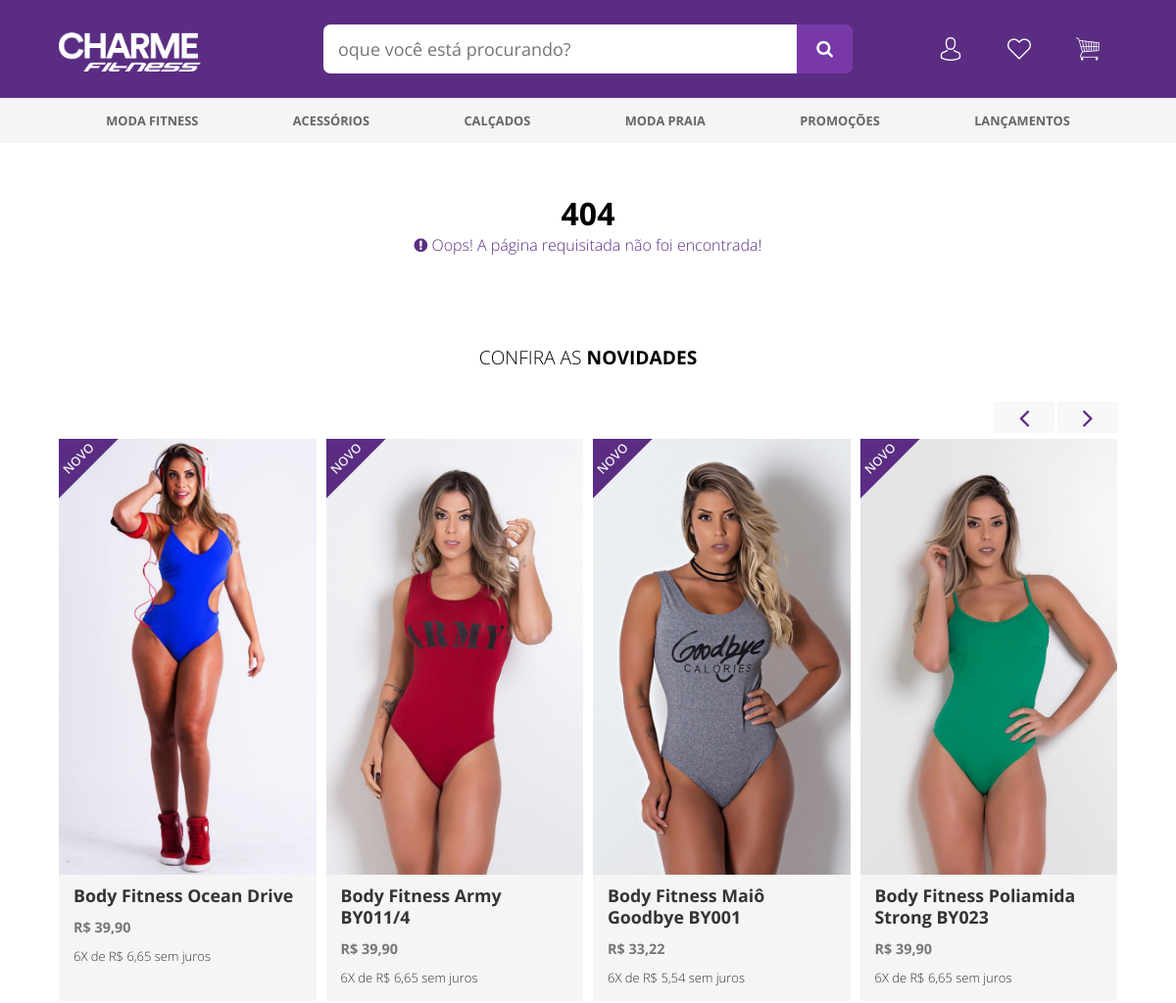
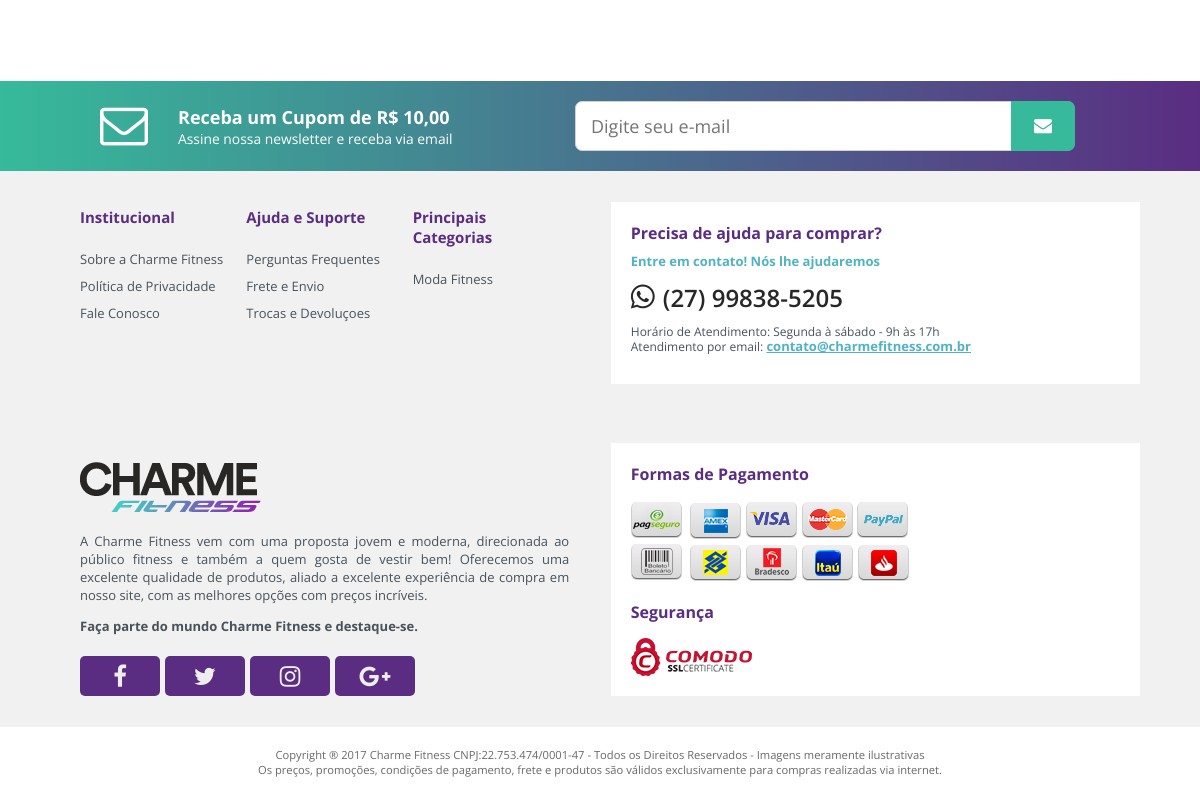
The app's page /_ead/BASE/campus/login/register with its own data (2 pictures, top to bottom).
### tables this page shows
CREATE TABLE `ws_products_categories` (
  `cat_id` int(11) unsigned NOT NULL AUTO_INCREMENT,
  `cat_parent` int(11) unsigned DEFAULT NULL,
  `cat_tree` varchar(255) DEFAULT NULL,
  `cat_title` varchar(255) DEFAULT NULL,
  `cat_name` varchar(255) DEFAULT NULL,
  `cat_sizes` varchar(255) DEFAULT NULL,
  `cat_created` timestamp NULL DEFAULT NULL,
  PRIMARY KEY (`cat_id`)
);

CREATE TABLE `ws_products` (
  `pdt_id` int(11) unsigned NOT NULL AUTO_INCREMENT,
  `pdt_code` varchar(255) NOT NULL DEFAULT '',
  `pdt_parent` int(11) unsigned DEFAULT NULL,
  `pdt_title` varchar(255) DEFAULT NULL,
  `pdt_subtitle` varchar(255) DEFAULT NULL,
  `pdt_name` varchar(255) DEFAULT NULL,
  `pdt_hotlink` varchar(255) DEFAULT NULL,
  `pdt_cover` varchar(255) DEFAULT NULL,
  `pdt_content` text,
  `pdt_warranty` text,
  `pdt_price` decimal(11,2) DEFAULT NULL,
  `pdt_step` decimal(11,2) DEFAULT NULL,
  `pdt_unity` varchar(255) DEFAULT NULL,
  `pdt_inventory` decimal(10,0) NOT NULL DEFAULT '0',
  `pdt_delivered` decimal(10,0) NOT NULL DEFAULT '0',
  `pdt_brand` int(11) unsigned DEFAULT NULL,
  `pdt_category` varchar(255) DEFAULT NULL,
  `pdt_subcategory` varchar(255) DEFAULT NULL,
  `pdt_offer_price` decimal(11,2) DEFAULT NULL,
  `pdt_offer_start` timestamp NULL DEFAULT NULL,
  `pdt_offer_end` timestamp NULL DEFAULT NULL,
  `pdt_dimension_heigth` decimal(11,0) NOT NULL DEFAULT '0',
  `pdt_dimension_width` decimal(11,0) NOT NULL DEFAULT '0',
  `pdt_dimension_depth` decimal(11,0) NOT NULL DEFAULT '0',
  `pdt_dimension_weight` decimal(11,0) NOT NULL DEFAULT '0',
  `pdt_type` varchar(255) DEFAULT NULL,
  `pdt_measurement` varchar(255) DEFAULT NULL,
  `pdt_genre` char(1) DEFAULT NULL,
  `pdt_created` timestamp NULL DEFAULT NULL,
  `pdt_views` decimal(10,0) DEFAULT '0',
  `pdt_lastview` timestamp NULL DEFAULT NULL,
  `pdt_status` int(11) NOT NULL DEFAULT '0',
  PRIMARY KEY (`pdt_id`),
  KEY `wc_products_brands` (`pdt_brand`),
  KEY `wc_products_categories` (`pdt_category`),
  KEY `wc_products_subcategory` (`pdt_subcategory`),
  KEY `wc_product_parent` (`pdt_parent`),
  CONSTRAINT `wc_product_parent` FOREIGN KEY (`pdt_parent`) REFERENCES `ws_products` (`pdt_id`) ON DELETE SET NULL ON UPDATE NO ACTION,
  CONSTRAINT `wc_products_brands` FOREIGN KEY (`pdt_brand`) REFERENCES `ws_products_brands` (`brand_id`) ON DELETE SET NULL ON UPDATE NO ACTION
);

### themes/charme_fitness/inc/product.php (the view, shortened to what the rows shown need)
<article class="products_item">
    <div class="products_item_image">
        <a href="<?= BASE; ?>/produto/<?= $pdt_name; ?>" title="<?= $pdt_title; ?>">
            <img src="<?= BASE; ?>/uploads/<?= $pdt_cover; ?>" alt="<?= $pdt_title; ?>" title="<?= $pdt_title; ?>"/>
        </a>
        <?php if (isset($launch)): ?>
            <div class="new_product">
                <p><a href="<?= BASE; ?>/produto/<?= $pdt_name; ?>" title="<?= $pdt_title; ?>">Novo</a></p>
            </div>
        <?php endif; ?>
    </div>
    <div class="auto_height">
        <div class="products_item_title">
            <h1>
                <a href="<?= BASE; ?>/produto/<?= $pdt_name; ?>" title="<?= $pdt_title; ?>"><?= $pdt_title; ?></a>
            </h1>
        </div>
        <div class="products_item_price">
            <?php if ($discount): ?>
                <p>
                    <a href="<?= BASE; ?>/produto/<?= $pdt_name; ?>" title="<?= $pdt_title; ?>">
                        <span class="old_price">R$ <?= number_format($pdt_price, 2, ',', '.'); ?></span>
                        R$ <?= number_format($PdtPrice, 2, ',', '.'); ?> <span class="installment"><?= $NumSplit; ?>X de R$ <?= $SplitPrice; ?> <?= (ECOMMERCE_PAY_SPLIT && ECOMMERCE_PAY_SPLIT_ACN > 1 ? 'sem juros' : ''); ?></span>
                    </a>
                </p>
            <?php else: ?>
                <p>
                    <a href="<?= BASE; ?>/produto/<?= $pdt_name; ?>" title="<?= $pdt_title; ?>">
                        R$ <?= number_format($PdtPrice, 2, ',', '.'); ?> <span class="installment"><?= $NumSplit; ?>X de R$ <?= $SplitPrice; ?> <?= (ECOMMERCE_PAY_SPLIT && ECOMMERCE_PAY_SPLIT_ACN > 1 ? 'sem juros' : ''); ?></span>
                    </a>
                </p>
            <?php endif; ?>
        </div>
    </div>
</article>

### themes/charme_fitness/inc/header.php (shortened to what the rows shown need)
<?php
require '_cdn/widgets/ecommerce/cart.inc.php';
require '_cdn/widgets/contact/contact.wc.php';
?>
<header class="header">
                <?php
                $Read->FullRead("SELECT cat_id, cat_title, cat_name FROM " . DB_PDT_CATS . " WHERE cat_parent IS NULL ORDER BY cat_title ASC");
                if ($Read->getResult()):
                    foreach ($Read->getResult() as $SES):
                        $Read->FullRead("SELECT cat_id, cat_title, cat_name FROM " . DB_PDT_CATS . " WHERE cat_parent = :parent ORDER BY cat_title ASC", "parent={$SES['cat_id']}");
                        if ($Read->getResult()):
                            foreach ($Read->getResult() as $CAT):
                                $Read->FullRead("SELECT cat_id, cat_title, cat_name FROM " . DB_PDT_CATS . " WHERE cat_parent = :parent ORDER BY cat_title ASC", "parent={$CAT['cat_id']}");
                            endforeach;
                        endif;
                    endforeach;
                endif;
                ?>
    <div class="header_desktop">
        <div class="container">
            <div class="content" style="display: flex; justify-content: space-between; align-items: center; padding: 25px 0;">
                <div class="header_desktop_logo">
                    <h1>
                        <a href="<?= BASE; ?>" title="<?= SITE_NAME; ?>">
                            <img src="<?= INCLUDE_PATH; ?>/images/logo.png" alt="<?= SITE_NAME; ?>" title="<?= SITE_NAME; ?>"/>
                        </a>
                    </h1>
                </div>
            </div>
        </div>
        <div class="header_desktop_categories container">
            <div class="content">
                <ul class="header_desktop_categories_ul">
                    <?php
                    $Read->FullRead("SELECT cat_id, cat_title, cat_name FROM " . DB_PDT_CATS . " WHERE cat_parent IS NULL ORDER BY cat_title ASC");
                    if ($Read->getResult()):
                        foreach ($Read->getResult() as $SES):
                            ?>
                            <li>
                                <a href='<?= BASE . '/produtos/' . $SES['cat_name']; ?>' title='<?= $SES['cat_title']; ?>'><?= $SES['cat_title']; ?></a>
                            </li>
                            <?php
                        endforeach;
                    endif;
                    ?>
                </ul>
            </div>
        </div>
    </div>
</header>

### themes/charme_fitness/404.php (shortened to what the rows shown need)
<div class="not_found container">
    <div class="content">
        <h1>404</h1>
    </div>
</div>
<?php
$Read->FullRead("SELECT pdt_id, pdt_name, pdt_title, pdt_cover, pdt_offer_price, pdt_offer_start, pdt_offer_end, pdt_price FROM " . DB_PDT . " WHERE pdt_status = :status AND (pdt_inventory >= 1 OR pdt_inventory IS NULL) ORDER BY pdt_created DESC, RAND() LIMIT :limit", "status=1&limit=12");
if ($Read->getResult()):
    ?>
    <div class="products container">
        <div class="content">
            <section>
                <header class="heading">
                    <h1>
                        Confira as <span>Novidades</span>
                    </h1>
                </header>
                <div class="products_wrap">
                    <div class="owl-carousel">
                        <?php
                        $launch = true;
                        foreach ($Read->getResult() as $PDT):
                            extract($PDT);
                            if ($pdt_offer_price && $pdt_offer_start <= date('Y-m-d H:i:s') && $pdt_offer_end >= date('Y-m-d H:i:s')):
                                $PdtPrice = $pdt_offer_price;
                                $discount = (int) ((($pdt_price - $pdt_offer_price) * 100) / $pdt_price);
                            else:
                                $PdtPrice = $pdt_price;
                                $discount = false;
                            endif;
                            if (ECOMMERCE_PAY_SPLIT):
                                $MakeSplit = intval($PdtPrice / ECOMMERCE_PAY_SPLIT_MIN);
                                $NumSplit = (!$MakeSplit ? 1 : ($MakeSplit && $MakeSplit <= ECOMMERCE_PAY_SPLIT_NUM ? $MakeSplit : ECOMMERCE_PAY_SPLIT_NUM));
                                if ($NumSplit <= ECOMMERCE_PAY_SPLIT_ACN):
                                    $SplitPrice = number_format(($PdtPrice / $NumSplit), '2', ',', '.');
                                elseif ($NumSplit - ECOMMERCE_PAY_SPLIT_ACN == 1):
                                    $SplitPrice = number_format(($PdtPrice * (pow(1 + (ECOMMERCE_PAY_SPLIT_ACM / 100), $NumSplit - ECOMMERCE_PAY_SPLIT_ACN)) / $NumSplit), '2', ',', '.');
                                else:
                                    $ParcSj = round($PdtPrice / $NumSplit, 2);
                                    $ParcRest = (ECOMMERCE_PAY_SPLIT_ACN > 1 ? $NumSplit - ECOMMERCE_PAY_SPLIT_ACN : $NumSplit);
                                    $DiffParc = round(($PdtPrice * getFactor($ParcRest) * $ParcRest) - $PdtPrice, 2);
                                    $SplitPrice = number_format($ParcSj + ($DiffParc / $NumSplit), '2', ',', '.');
                                endif;
                            endif;
                            require REQUIRE_PATH . '/inc/product.php';
                        endforeach;
                        ?>
                    </div>
                </div>
            </section>
        </div>
    </div>
<?php
endif;
?>

### themes/charme_fitness/inc/footer.php (shortened to what the rows shown need)
<footer class="footer container">
    <section class="content">
        <div class="footer_links box box2">
            <article class="box box3">
                <h1>Institucional</h1>
            </article><article class="box box3">
                <h1>Ajuda e Suporte</h1>
            </article><article class="box box3">
                <h1>Principais Categorias</h1>
                <ul>
                    <?php
                    $Read->FullRead("SELECT cat_title, cat_name FROM " . DB_PDT_CATS . " WHERE cat_parent IS NULL ORDER BY cat_title ASC");
                    if ($Read->getResult()):
                        foreach ($Read->getResult() as $CAT):
                            ?>
                            <li><a href="<?= BASE . "/produtos/{$CAT['cat_name']}"; ?>" title="<?= $CAT['cat_title']; ?>"><?= $CAT['cat_title']; ?></a></li>
                            <?php
                        endforeach;
                    endif;
                    ?>
                </ul>
            </article>
        </div><div class="footer_contact box box2">
            <article class="footer_contact_content">
                <h1>Precisa de ajuda para comprar?</h1>
            </article>
        </div>
        <div class="footer_payments_and_security box box2">
            <div class="footer_payments_and_security_content">
                <article>
                    <h1>Formas de Pagamento</h1>
                </article>
                <article>
                    <h1>Segurança</h1>
                </article>
            </div>
        </div>
    </section>
</footer>

### records on screen
ws_products_categories: cat_title "MODA FITNESS", cat_title "Moda Fitness"
ws_products: pdt_cover (picture), pdt_title "Body Fitness Ocean Drive", pdt_price "39,90", pdt_price "6", pdt_price "6,65"
ws_products: pdt_cover+pdt_title (picture), pdt_title "Body Fitness Army BY011/4", pdt_price "39,90", pdt_price "6", pdt_price "6,65"
ws_products: pdt_cover (picture), pdt_title "Body Fitness Maiô Goodbye BY001", pdt_price "33,22", pdt_price "6", pdt_price "5,54"
ws_products: pdt_cover (picture), pdt_title "Body Fitness Poliamida Strong BY023", pdt_price "39,90", pdt_price "6", pdt_price "6,65"

### other values on screen
SITE_NAME "Charme Fitness"
SITE_ADDR_PHONE_B "(27) 99838-5205"
SITE_ADDR_EMAIL "contato@charmefitness.com.br"
SITE_ADDR_CNPJ "22.753.474/0001-47"
